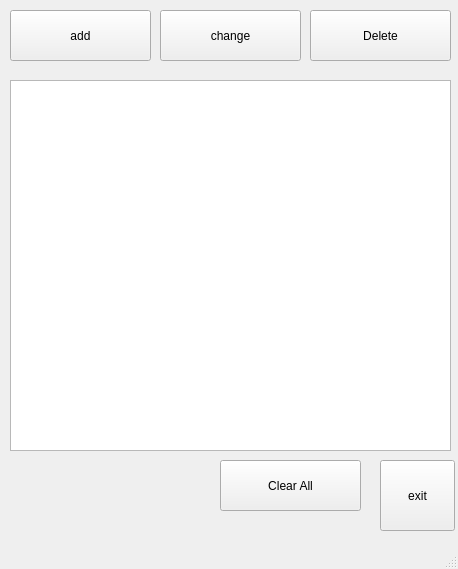
<?xml version="1.0" encoding="UTF-8"?>
<ui version="4.0">
 <class>MainWindow</class>
 <widget class="QMainWindow" name="MainWindow">
  <property name="geometry">
   <rect>
    <x>0</x>
    <y>0</y>
    <width>458</width>
    <height>569</height>
   </rect>
  </property>
  <property name="windowTitle">
   <string>MainWindow</string>
  </property>
  <widget class="QWidget" name="centralwidget">
   <widget class="QPushButton" name="exitButton">
    <property name="geometry">
     <rect>
      <x>380</x>
      <y>460</y>
      <width>75</width>
      <height>71</height>
     </rect>
    </property>
    <property name="text">
     <string>exit</string>
    </property>
   </widget>
   <widget class="QListView" name="listView">
    <property name="geometry">
     <rect>
      <x>10</x>
      <y>80</y>
      <width>441</width>
      <height>371</height>
     </rect>
    </property>
   </widget>
   <widget class="QPushButton" name="addButton">
    <property name="geometry">
     <rect>
      <x>10</x>
      <y>10</y>
      <width>141</width>
      <height>51</height>
     </rect>
    </property>
    <property name="text">
     <string>add</string>
    </property>
   </widget>
   <widget class="QPushButton" name="changeButton">
    <property name="geometry">
     <rect>
      <x>160</x>
      <y>10</y>
      <width>141</width>
      <height>51</height>
     </rect>
    </property>
    <property name="text">
     <string>change</string>
    </property>
   </widget>
   <widget class="QPushButton" name="deleteButton">
    <property name="geometry">
     <rect>
      <x>310</x>
      <y>10</y>
      <width>141</width>
      <height>51</height>
     </rect>
    </property>
    <property name="text">
     <string>Delete</string>
    </property>
   </widget>
   <widget class="QPushButton" name="clearAllButton">
    <property name="geometry">
     <rect>
      <x>220</x>
      <y>460</y>
      <width>141</width>
      <height>51</height>
     </rect>
    </property>
    <property name="text">
     <string>Clear All</string>
    </property>
   </widget>
  </widget>
  <widget class="QMenuBar" name="menubar">
   <property name="geometry">
    <rect>
     <x>0</x>
     <y>0</y>
     <width>458</width>
     <height>21</height>
    </rect>
   </property>
  </widget>
  <widget class="QStatusBar" name="statusbar"/>
 </widget>
 <resources/>
 <connections/>
</ui>
